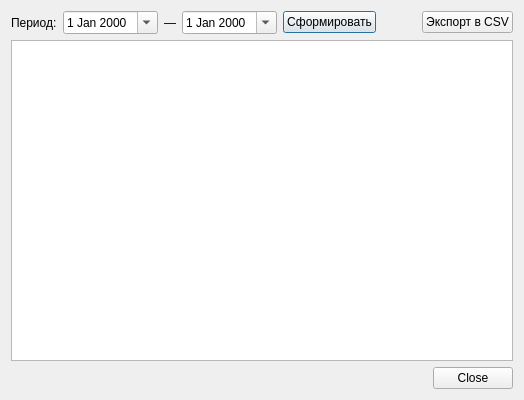
<?xml version="1.0" encoding="UTF-8"?>
<ui version="4.0">
 <class>SalesReportDialog</class>
 <widget class="QDialog" name="SalesReportDialog">
  <property name="minimumSize">
   <size>
    <width>480</width>
    <height>400</height>
   </size>
  </property>
  <property name="windowTitle">
   <string>Отчёт по продажам</string>
  </property>
  <layout class="QVBoxLayout" name="mainLayout">
   <item>
    <layout class="QHBoxLayout" name="topLayout">
     <item>
      <widget class="QLabel" name="periodLabel">
       <property name="text">
        <string>Период:</string>
       </property>
      </widget>
     </item>
     <item>
      <widget class="QDateEdit" name="dateFromEdit">
       <property name="calendarPopup">
        <bool>true</bool>
       </property>
      </widget>
     </item>
     <item>
      <widget class="QLabel" name="dashLabel">
       <property name="text">
        <string>—</string>
       </property>
      </widget>
     </item>
     <item>
      <widget class="QDateEdit" name="dateToEdit">
       <property name="calendarPopup">
        <bool>true</bool>
       </property>
      </widget>
     </item>
     <item>
      <widget class="QPushButton" name="generateButton">
       <property name="text">
        <string>Сформировать</string>
       </property>
      </widget>
     </item>
     <item>
      <spacer name="horizontalSpacer">
       <property name="orientation">
        <enum>Qt::Horizontal</enum>
       </property>
       <property name="sizeHint" stdset="0">
        <size>
         <width>40</width>
         <height>20</height>
        </size>
       </property>
      </spacer>
     </item>
     <item>
      <widget class="QPushButton" name="exportButton">
       <property name="text">
        <string>Экспорт в CSV</string>
       </property>
      </widget>
     </item>
    </layout>
   </item>
   <item>
    <widget class="QTextEdit" name="reportEdit">
     <property name="readOnly">
      <bool>true</bool>
     </property>
    </widget>
   </item>
   <item>
    <widget class="QDialogButtonBox" name="buttonBox">
     <property name="standardButtons">
      <set>QDialogButtonBox::Close</set>
     </property>
    </widget>
   </item>
  </layout>
 </widget>
 <resources/>
 <connections/>
</ui>
